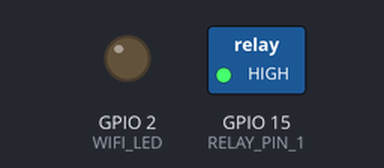
This sketch was run on a simulated ESP32. On the bench: switched loads named in the sketch (green lamp = pin HIGH), output pins drawn as LEDs (lit = HIGH). WiFi joins after 1.5 s; servers stay silent unless stated; what the sketch prints to the serial monitor is not drawn.

Above: at 0.1 s.
At 3.1 s:
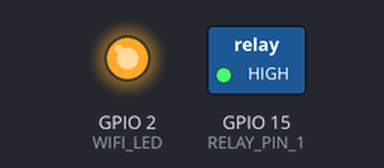
Timing chart, 0 to 4.6 s (numbered marks = the images above):
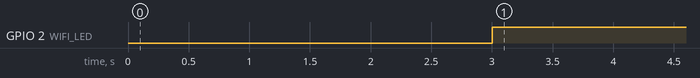

Measured:
- by itself, GPIO 2 (WIFI_LED): LOW → HIGH at 3.0 s

The sketch:

Code_ESP32_Blynk_WiFi_Manual_01.ino
```cpp
/**********************************************************************************
    TITLE: ESP32 Home Automation project using Blynk | Internet & Manual with Realtime Feedback
    Click on the following links to learn more.
    YouTube Video: https://youtu.be/zCoEe1t1_QY
    Related Blog : https://easyelectronicsproject.com/esp32-projects/
    by Tech StudyCell
 **********************************************************************************/
/*************************************************************
  Download latest Blynk library here:
    https://github.com/blynkkk/blynk-library/releases/latest

 *************************************************************
  Update the Preferences –> Aditional boards Manager URLs:
  https://dl.espressif.com/dl/package_esp32_index.json, http://arduino.esp8266.com/stable/package_esp8266com_index.json

  This example runs directly on ESP32 chip.

  Note: This requires ESP32 support package:
    https://github.com/espressif/arduino-esp32

  Please be sure to select the right ESP32 module
  in the Tools -> Board menu!

  Change WiFi ssid, pass, and Blynk auth token to run :)

 *************************************************************/

#include <WiFi.h>
#include <WiFiClient.h>
#include <BlynkSimpleEsp32.h>

BlynkTimer timer;

int toggleState_1 = 1;
//int pushButton1State = HIGH;

//int toggleState_2 = 1;
//int pushButton2State = HIGH;

int wifiFlag = 0;

#define AUTH "wvYkclKVaHb0Z7VM4zTPWQKKo6aA98hm"                 // You should get Auth Token in the Blynk App.
#define WIFI_SSID "Xiaomi_D159"             //Enter Wifi Name
#define WIFI_PASS "A5%Jimish"         //Enter wifi Password

#define RELAY_PIN_1      15   //D26
#define WIFI_LED         2   //D25

//#define PUSH_BUTTON_1    32   //D32

#define VPIN_BUTTON_1    V1

void relayOnOff(int relay) {

  switch (relay) {
    case 1:
      if (toggleState_1 == 0) {
        digitalWrite(RELAY_PIN_1, HIGH); // turn on relay 1
        toggleState_1 = 1;
      }
      else {
        digitalWrite(RELAY_PIN_1, LOW); // turn off relay 1
        toggleState_1 = 0;
      }
      delay(200);
      break;
    default : break;
  }
}

BLYNK_CONNECTED() {
  // Request the latest state from the server
  Blynk.syncVirtual(VPIN_BUTTON_1);
}

// When App button is pushed - switch the state

BLYNK_WRITE(VPIN_BUTTON_1) {
  toggleState_1 = param.asInt();
  digitalWrite(RELAY_PIN_1, toggleState_1);
}

//void with_internet() {
//  if (digitalRead(PUSH_BUTTON_1) == LOW) {
//    relayOnOff(1);
//    // Update Button Widget
//    Blynk.virtualWrite(VPIN_BUTTON_1, toggleState_1);
//  }
//}
//void without_internet() {
//  if (digitalRead(PUSH_BUTTON_1) == LOW) {
//    relayOnOff(1);
//  }
//}

void checkBlynkStatus() { // called every 3 seconds by SimpleTimer

  bool isconnected = Blynk.connected();
  if (isconnected == false) {
    wifiFlag = 1;
    digitalWrite(WIFI_LED, LOW);
  }
  if (isconnected == true) {
    wifiFlag = 0;
    digitalWrite(WIFI_LED, HIGH);
  }
}

void setup()
{
  Serial.begin(115200);

  pinMode(RELAY_PIN_1, OUTPUT);
//  pinMode(PUSH_BUTTON_1, INPUT_PULLUP);
  digitalWrite(RELAY_PIN_1, toggleState_1);

  pinMode(WIFI_LED, OUTPUT);

  WiFi.begin(WIFI_SSID, WIFI_PASS);
  timer.setInterval(3000L, checkBlynkStatus); // check if Blynk server is connected every 3 seconds
  Blynk.config(AUTH);
}

void loop()
{
  if (WiFi.status() != WL_CONNECTED)
  {
    Serial.println("Not Connected");
  }
  else
  {
    Serial.println(" Connected");
    Blynk.run();
  }

  timer.run(); // Initiates SimpleTimer
  if (wifiFlag == 0)
    Serial.println(" with internet");
//    with_internet();
  else
    Serial.println(" without internet");
//    without_internet();
}
```
